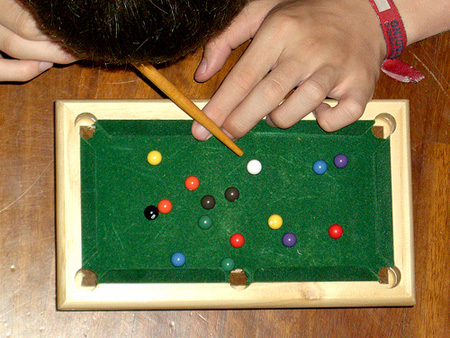
#> input picture Easy Billiards/hi.jpg, 450 x 338 px, given in place of the camera
$ python test.py
#> lines starting #> are read from the running program, lines starting #| are printed output that depends on the picture; after the words box and inside, x2 and y2 are one past the last pixel; in counts of white or black regions, pixels touching at a corner belong together
import cv2
import numpy as np

c=cv2.VideoCapture(1)
while(1):
	ret,frame=c.read();
#> frame is the input picture: shape (338, 450, 3); mean B, G, R 78.9, 118.5, 124.2
	hsv=cv2.cvtColor(frame,cv2.COLOR_BGR2HSV)
#> hsv: shape (338, 450, 3); mean H, S, V 35.8, 152.4, 145.8
	lblue=np.array([110,50,50])
	ublue=np.array([130,255,255])
	lg=np.array([50,110,50])
	ug=np.array([255,130,255])
	lr=np.array([50,50,110])
	ur=np.array([255,255,130])
	mask=cv2.inRange(hsv,lblue,ublue)
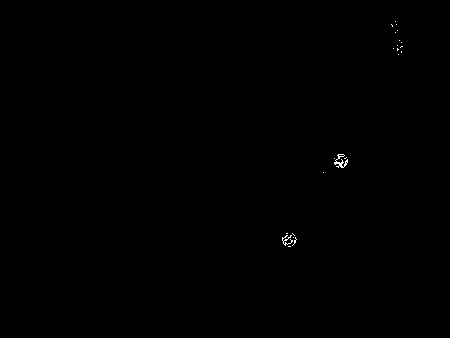
#> mask: shape (338, 450); 0.11% white in thin lines or dots, all inside (x1, y1, x2, y2) = (282, 21, 403, 247)
	mask1=cv2.inRange(hsv,lg,ug)
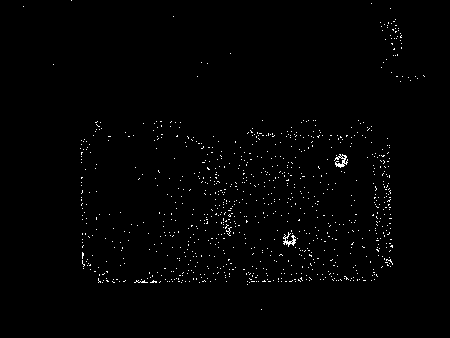
#> mask1: shape (338, 450); 1% white in thin lines or dots, all inside (x1, y1, x2, y2) = (23, 0, 425, 310)
	mask2=cv2.inRange(hsv,lr,ur)
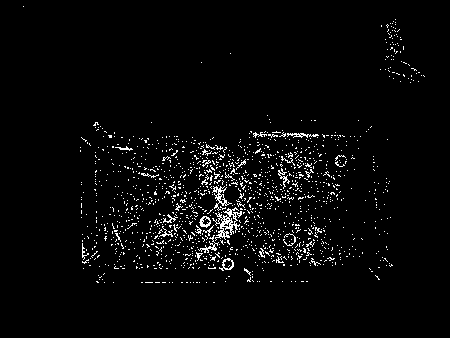
#> mask2: shape (338, 450); 3.2% white in thin lines or dots, all inside (x1, y1, x2, y2) = (23, 6, 425, 283)
	res=cv2.bitwise_and(frame,frame,mask=mask)
	res2=cv2.bitwise_and(frame,frame,mask=mask)
	res3=cv2.bitwise_and(frame,frame,mask=mask)
	res=res+res2+res3
	cv2.imshow('frame',frame)
	#cv2.imshow('m',mask)
	cv2.imshow('res',res)
	k=cv2.waitKey(5)&0xFF
#> (key Esc is pressed here)
	if k==27:
		break
cv2.destroyAllWindows()
